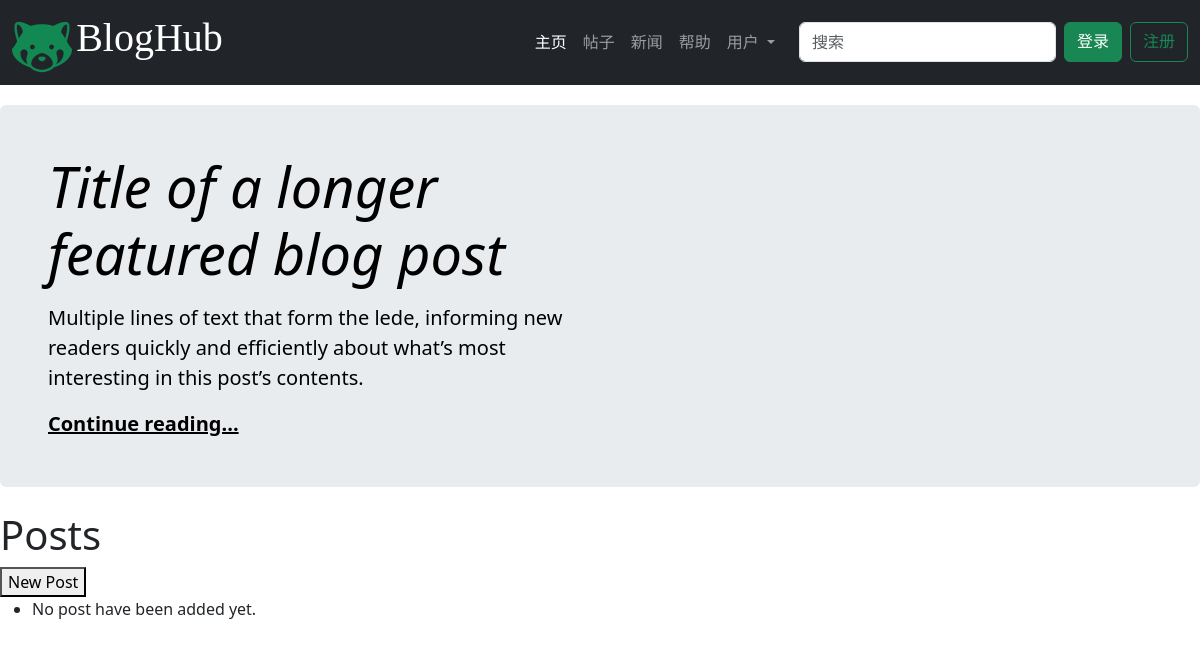
The app's page /posts/, older data.
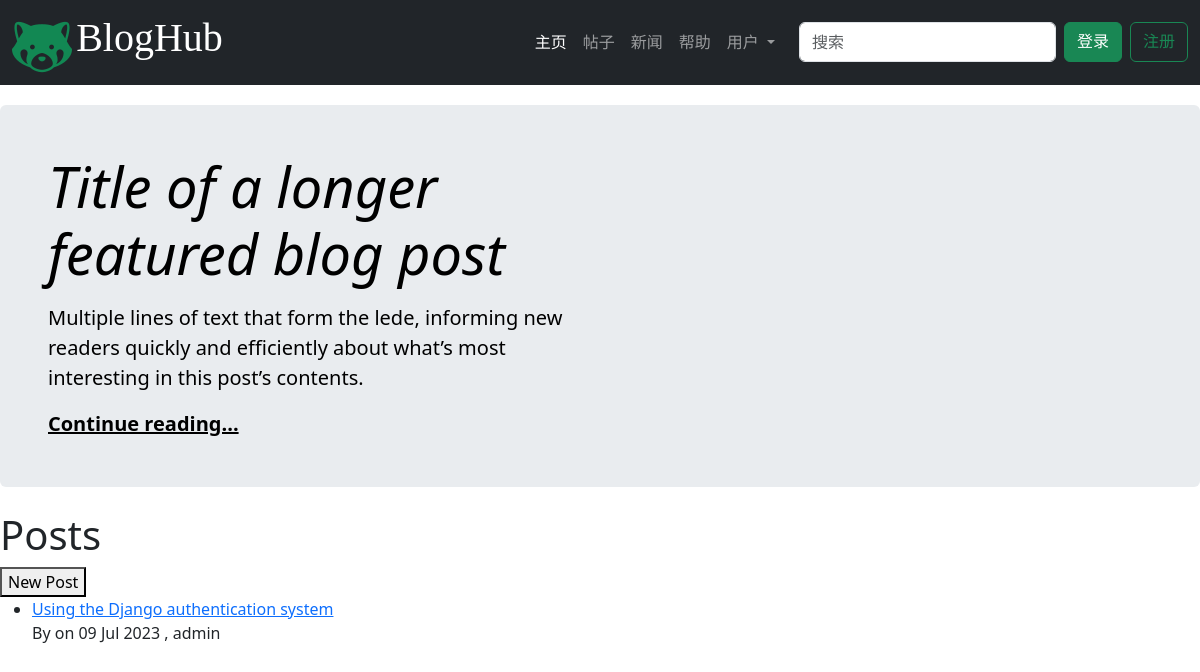
The same page, newer data.
### blogs/models.py (models this page shows, shortened)
class BlogPost(models.Model):
    title = models.CharField(max_length=50)
    text = models.TextField()
    author = models.ForeignKey(User,on_delete=models.CASCADE)
    date_added = models.DateTimeField(auto_now_add=True)
    audited = models.BooleanField(default=False)

### blogs/views.py (the view)
# urls.py: path(r'posts/',views.posts,name='posts'),
def posts(request):
    posts = BlogPost.objects.order_by('date_added').filter(audited=True)
    context = {'posts': posts}
    return render(request, 'blogs/posts.html', context)

### blogs/templates/blogs/posts.html (shortened to what this page needs)
{% extends 'blogs/base.html' %}
{%block main%}
<div class="p-4 p-md-5 mb-4 rounded text-body-emphasis bg-body-secondary">
    <div class="col-lg-6 px-0">
      <h1 class="display-4 fst-italic">Title of a longer featured blog post</h1>
      <p class="lead my-3">Multiple lines of text that form the lede, informing new readers quickly and efficiently about what’s most interesting in this post’s contents.</p>
      <p class="lead mb-0"><a href="#" class="text-body-emphasis fw-bold">Continue reading...</a></p>
    </div>
  </div>
    <h1>Posts</h1>
    <a href="{% url 'blogs:new_post' %}">
        <button class="new--post--btn">New Post</button>
    </a>
    <ul>
    {% for post in posts%}
    <li>
        <div>
            <a class="title" href="{%url 'blogs:post' post.id%}" >{{post.title}}</a>
        </div>
        <div>
            <span class = "date">By on {{post.date_added|date:"d M Y"}} , {{post.author}}</span>
        </div>
    </li>
        <br>
        {% empty %}
        <li>No post have been added yet.</li>
    {% endfor%}
</ul>
{%endblock main%}

### blogs/templates/blogs/base.html (shortened to what this page needs)
<!doctype html>
<html lang="en" data-bs-theme="auto">
  <head>
    <link href="../../static/blogs/css/bootstrap.min.css" rel="stylesheet">
    <link href="../../static/blogs/css/base.css" rel="stylesheet">
  </head>
  <body>
<main>
  <nav class="navbar navbar-expand-lg navbar-dark bg-dark" aria-label="Offcanvas navbar large">
    <div class="container-fluid">
      <div>
      <img src="../../static/blogs/images/logo.svg"/>
      <a class="navbar-brand" href="#" style="font-size:40px; font-family:'Times New Roman', Times, serif;">BlogHub</a>
      </div>
      <div class="offcanvas offcanvas-end text-bg-dark" tabindex="-1" id="offcanvasNavbar2" aria-labelledby="offcanvasNavbar2Label">
        <div class="offcanvas-body">
          <ul class="navbar-nav justify-content-end flex-grow-1 pe-3">
            <li class="nav-item">
              <a class="nav-link active" aria-current="page" href="#">主页</a>
            </li>
            <li class="nav-item">
              <a class="nav-link" href="{%url 'blogs:posts'%}">帖子</a>
            </li>
            <li class="nav-item">
              <a class="nav-link" href="#">新闻</a>
            </li>
            <li class="nav-item">
              <a class="nav-link" href="#">帮助</a>
            </li>
            <li class="nav-item dropdown">
              <a class="nav-link dropdown-toggle" href="#" role="button" data-bs-toggle="dropdown" aria-expanded="false">
                用户
              </a>
            </li>
          </ul>
          <form class="d-flex mt-3 mt-lg-0" role="search">
            <input class="form-control me-2" type="search" placeholder="搜索" aria-label="Search">
          </form>
          <div class="d-flex gap-2">
            {% if not user.is_authenticated %}
            <a class="btn btn-success" href="{%url 'users:login'%}">登录</a>
            {%else%}
            <a class="btn btn-success" href="{%url 'users:logout'%}">注销</a>
            {%endif%}
            <a class="btn btn-outline-success" href="{%url 'users:register'%}">注册</a>
          </div>
        </div>
      </div>
    </div>
  </nav>
  {%block main%} {% endblock main%}
</main>
    </body>
</html>

### blogs/static/blogs/css/base.css (style rules this page uses)
body { padding-bottom: 20px; }
.navbar { margin-bottom: 20px; }

Row changes from the older to the newer data that the page shows:
added BlogPost: title "Using the Django authentication system", date_added "09 Jul 2023", author "admin"
Text that changed along with them:
text no longer shown: "No post have been added yet."
